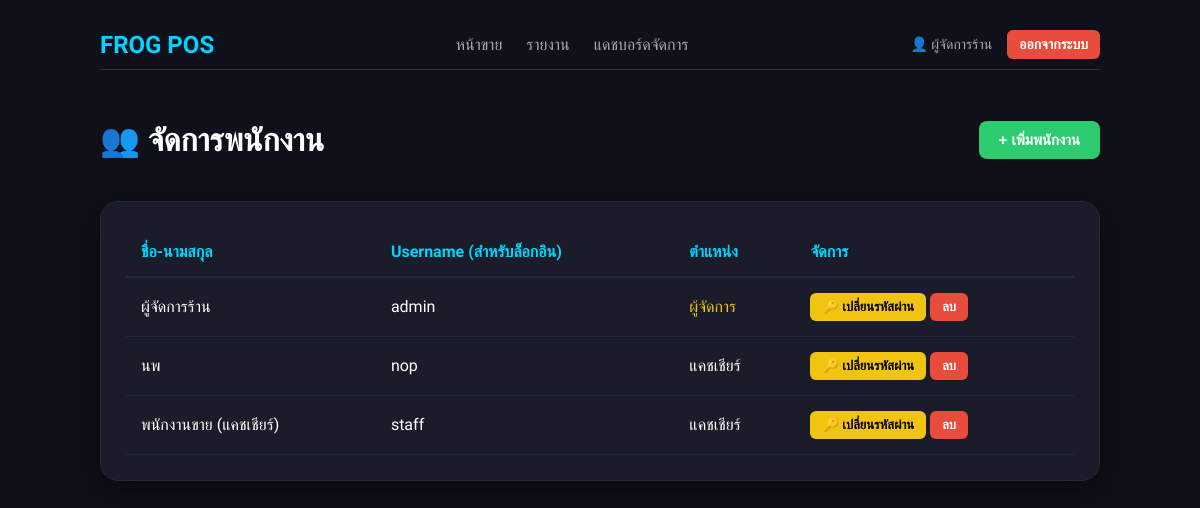
/users.php (signed in), run on the app's committed database.
### tables this page shows
CREATE TABLE `users` (
  `id` int(11) NOT NULL,
  `username` varchar(50) NOT NULL,
  `password` varchar(255) NOT NULL,
  `role` enum('cashier','manager') NOT NULL DEFAULT 'cashier',
  `name` varchar(100) NOT NULL
);

### users.php (the view, shortened to what this page needs)
<?php
require 'config.php';
?>
<!DOCTYPE html>
<html lang="th">
<head>
</head>
<body>
    <div class="container">
        <div class="nav-bar">
            <h2 style="margin:0; color:var(--primary);">FROG POS</h2>
            <div class="nav-links">
                <a href="index.php">หน้าขาย</a>
                <a href="sales_report.php">รายงาน</a>
                <a href="dashboard.php">แดชบอร์ดจัดการ</a>
            </div>
            <div style="display: flex; align-items: center; gap: 15px; color: #aaa; font-size: 14px;">
                <span>👤 <?php echo htmlspecialchars($_SESSION['name']); ?></span>
                <a href="logout.php" style="background: #e74c3c; color: white; padding: 6px 12px; border-radius: 6px; text-decoration: none; font-weight: bold;">ออกจากระบบ</a>
            </div>
        </div>
        <div style="display: flex; justify-content: space-between; align-items: center; margin-bottom: 20px;">
            <h1>👥 จัดการพนักงาน</h1>
            <button class="btn-add" onclick="openAddUserModal()">+ เพิ่มพนักงาน</button>
        </div>
        <div class="card" id="users-table-container">
            <table>
                <thead>
                    <tr>
                        <th>ชื่อ-นามสกุล</th>
                        <th>Username (สำหรับล็อกอิน)</th>
                        <th>ตำแหน่ง</th>
                        <th>จัดการ</th>
                    </tr>
                </thead>
                <tbody>
                    <?php
                    $res = $conn->query("SELECT * FROM users ORDER BY role DESC, name ASC");
                    while($u = $res->fetch_assoc()):
                        $role_text = $u['role'] === 'manager' ? '<span style="color:#f1c40f;">ผู้จัดการ</span>' : 'แคชเชียร์';
                    ?>
                    <tr>
                        <td><?php echo htmlspecialchars($u['name']); ?></td>
                        <td><?php echo htmlspecialchars($u['username']); ?></td>
                        <td><?php echo $role_text; ?></td>
                        <td>
                            <button class="btn-edit" onclick="openPasswordModal(<?php echo $u['id']; ?>, '<?php echo htmlspecialchars($u['name']); ?>')">🔑 เปลี่ยนรหัสผ่าน</button>
                            <?php if($u['id'] !== $_SESSION['user_id']): ?>
                                <button class="btn-delete" onclick="deleteUser(<?php echo $u['id']; ?>)">ลบ</button>
                            <?php endif; ?>
                        </td>
                    </tr>
                    <?php endwhile; ?>
                </tbody>
            </table>
        </div>
    </div>
</body>
</html>

### users.php (style rules this page uses)
:root { --primary: #00d4ff; --bg: #0f111a; --card: #1a1d29; }
body { font-family: 'Sarabun', sans-serif; background: var(--bg); color: white; padding: 20px; margin: 0; }
.container { max-width: 1000px; margin: auto; }
.nav-bar { display: flex; justify-content: space-between; align-items: center; margin-bottom: 30px; padding: 10px 0; border-bottom: 1px solid #333; }
.nav-links a { color: #aaa; text-decoration: none; margin-left: 20px; transition: 0.3s; }
.card { background: var(--card); padding: 25px; border-radius: 18px; box-shadow: 0 10px 30px rgba(0,0,0,0.5); border: 1px solid #252a3a; margin-bottom: 30px; }
table { width: 100%; border-collapse: collapse; }
th { color: var(--primary); text-align: left; padding: 15px; border-bottom: 2px solid #252a3a; }
td { padding: 15px; border-bottom: 1px solid #252a3a; }
.btn-add { background: #2ecc71; color: white; border: none; padding: 10px 20px; border-radius: 8px; cursor: pointer; font-weight: bold; font-size: 15px; }
.btn-edit { background: #f1c40f; color: black; border: none; padding: 6px 12px; border-radius: 6px; cursor: pointer; font-size: 13px; font-weight: bold; }
.btn-delete { background: #e74c3c; color: white; border: none; padding: 6px 12px; border-radius: 6px; cursor: pointer; font-size: 13px; font-weight: bold; }

### data on the page
users: name "ผู้จัดการร้าน", username "admin", role "ผู้จัดการ"
users: name "นพ", username "nop", role "แคชเชียร์"
users: name "พนักงานขาย (แคชเชียร์)", username "staff", role "แคชเชียร์"

### other printed values
$_SESSION['name'] "ผู้จัดการร้าน"
